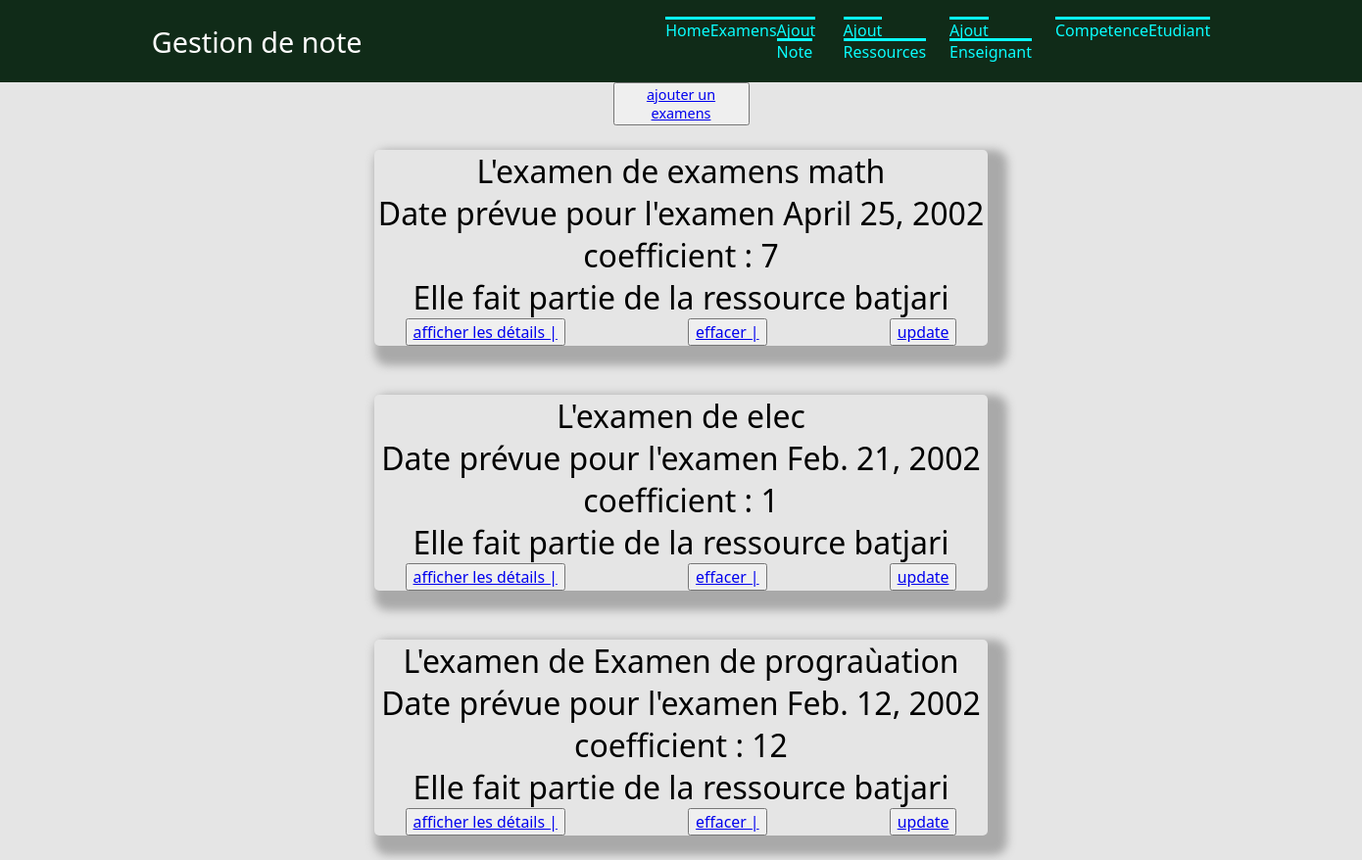
Page /examens/ on the earlier database version.
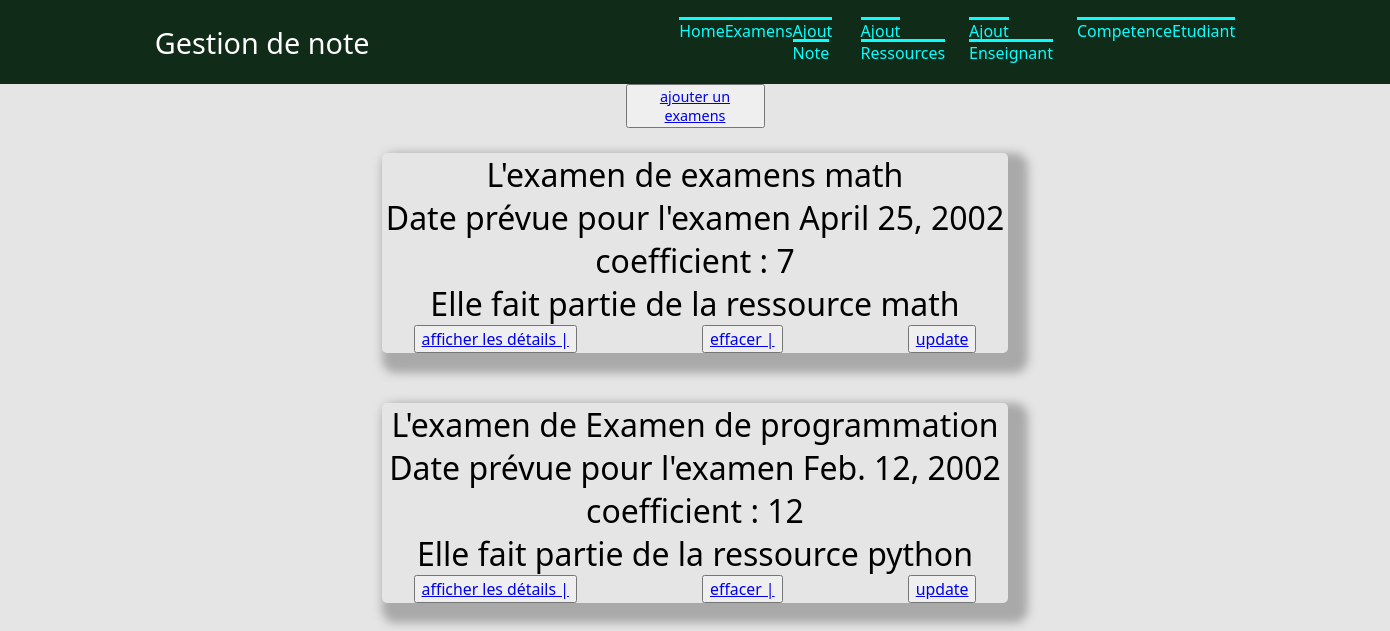
Same page on the later database version.
### gestion/models.py (models this page shows, shortened)
class Examens(models.Model):
    titre = models.CharField(max_length=100)
    date = models.DateField(blank=True, null = True)
    coefficient = models.CharField(max_length=100)
    ressources = models.ForeignKey('Ressources', on_delete=models.CASCADE,null = True,)

class Ressources(models.Model):
    code_ressource = models.CharField(max_length=100)
    nom = models.CharField(max_length=100)
    descriptif = models.TextField(null=True, blank=True)
    coefficient = models.CharField(max_length=100)
    competence = models.ManyToManyField("UE",null=True, blank=True)
    def __str__(self):
        return  self.nom

### gestion/views.py (the view)
# urls.py: path('examens/', views.examens),
def examens(request):
    liste1 = list(models.Examens.objects.all())
    liste2 = list(models.Ressources.objects.all())
    return render(request,'gestion/examens.html',{'liste1': liste1,'liste2': liste2,})

### gestion/templates/gestion/examens.html
{% extends "gestion/main.html" %}
{% block content %}
<div class="ajout">
<button name="button"><a href="/gestion/ajout_exa/{{ressources.id}}"> ajouter un examens </a></button>
</div>
 {% for l in liste1 %}
<ul class="ul1">
<h1>   L'examen de {{l.titre}}</h1>
<h1>  Date prévue pour l'examen {{l.date}}</h1>
<h1>  coefficient : {{l.coefficient}}</h1>
<h1> Elle fait partie de la ressource {{l.ressources}}</h1>
    <li class="li1">
        <button name="button"><a href="/gestion/affiche_exa/{{l.id}}"> afficher les détails | </a></button> <br>
        <button name="button"><a href="/gestion/delete_exa/{{l.id}}"> effacer | </a></button> <br>
<button name="button"><a href="/gestion/update_exa/{{l.id}}"> update </a></button>   </li>
</ul>
  {%endfor%}
{% endblock %}

Differences in the rows shown:
removed Examens: titre "elec", date "Feb. 21, 2002", coefficient "1", ressources "batjari"
changed through a linked row, Examens "examens math": ressources "batjari" → "math"
changed Examens: titre "Examen de prograùation" → "Examen de programmation"; ressources "batjari" → "python"
